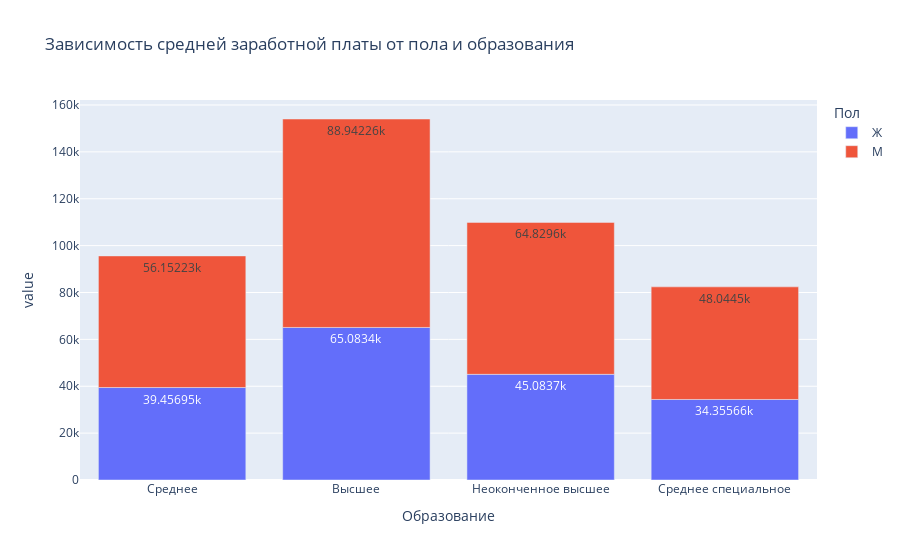

Here is the notebook cell this chart was saved with:
### Code cell
#строим график для задания 4.8
#merged_data.info()

temp = merged_data.pivot_table(
    values='ЗП',
    index= 'Образование',
    columns='Пол',
    aggfunc='mean') # формируем df

#строим график для задания 4.6
fig = px.bar(
    temp, #DataFrame
    title = "Зависимость средней заработной платы от пола и образования", #заголовок
    text_auto = True #отображаем значения на самих столбцах
    );
fig.show() #отображаем график
fig.write_html("data/Зависимость средней заработной платы от пола и образования.html") #сохраняем график

### Figure 1 — Plotly figure (JSON) as saved in the notebook; plotly's stock layout.template omitted (floating-point values rounded to 4 significant figures)
{"data": [{"alignmentgroup": "True", "hovertemplate": "Пол=Ж<br>Образование=%{x}<br>value=%{y}<extra></extra>", "legendgroup": "Ж", "marker": {"color": "#636efa", "pattern": {"shape": ""}}, "name": "Ж", "offsetgroup": "Ж", "orientation": "v", "showlegend": true, "textposition": "auto", "texttemplate": "%{y}", "type": "bar", "x": ["Cреднее", "Высшее", "Неоконченное высшее", "Среднее специальное"], "xaxis": "x", "y": [39460.0, 65080.0, 45080.0, 34360.0], "yaxis": "y"}, {"alignmentgroup": "True", "hovertemplate": "Пол=М<br>Образование=%{x}<br>value=%{y}<extra></extra>", "legendgroup": "М", "marker": {"color": "#EF553B", "pattern": {"shape": ""}}, "name": "М", "offsetgroup": "М", "orientation": "v", "showlegend": true, "textposition": "auto", "texttemplate": "%{y}", "type": "bar", "x": ["Cреднее", "Высшее", "Неоконченное высшее", "Среднее специальное"], "xaxis": "x", "y": [56150.0, 88940.0, 64830.0, 48040.0], "yaxis": "y"}], "layout": {"barmode": "relative", "legend": {"title": {"text": "Пол"}, "tracegroupgap": 0}, "title": {"text": "Зависимость средней заработной платы от пола и образования"}, "xaxis": {"anchor": "y", "domain": [0, 1], "title": {"text": "Образование"}}, "yaxis": {"anchor": "x", "domain": [0, 1], "title": {"text": "value"}}}}
